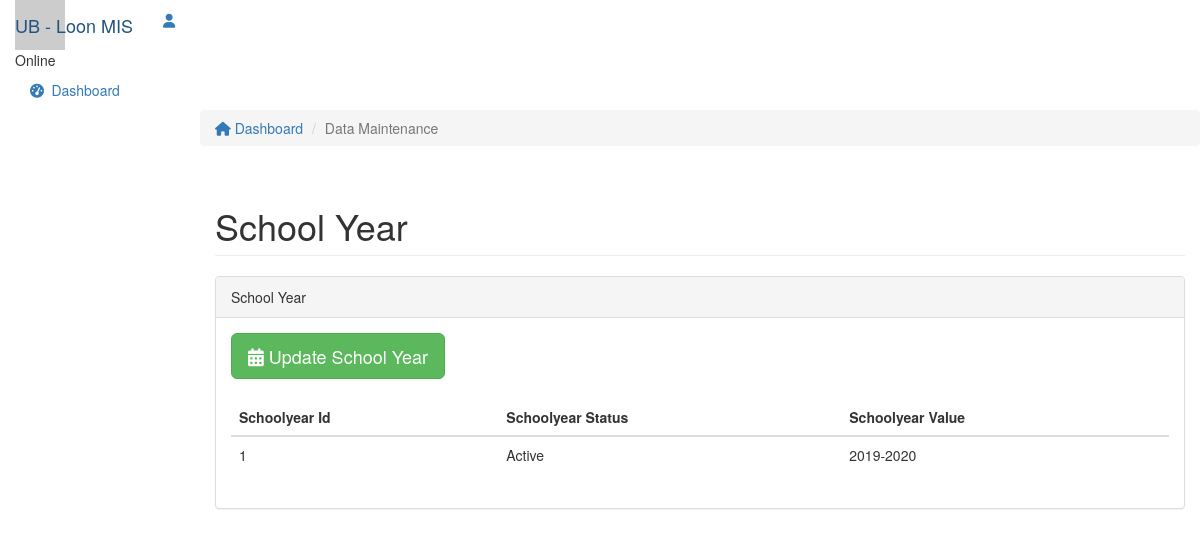
/index.php/school_year, run on the app's committed database.
### tables this page shows
CREATE TABLE `school_year` (
  `schoolyear_id` int(11) NOT NULL,
  `schoolyear_status` int(11) NOT NULL,
  `schoolyear_value` varchar(20) NOT NULL
);

### application/views/layouts/main.php (called while the page is built, shortened)
<?php
$this->load->view('parts/header');
$this->load->view($_view);
?>

### application/controllers/School_year.php (called while the page is built, shortened)
<?php
class School_year extends CI_Controller{
    function __construct()
    {
        $this->load->model('School_year_model');
    }
    function index()
    {
        $data['school_year'] = $this->School_year_model->get_all_school_year();
        $data['page_title'] = 'School Year List';
        $data['_view'] = 'school_year/index';
        $this->load->view('layouts/main',$data);
    }
}

### index.php (called while the page is built, shortened)
<?php
require_once BASEPATH.'core/CodeIgniter.php';

### application/models/School_year_model.php (called while the page is built, shortened)
<?php
class School_year_model extends CI_Model
{
    function get_all_school_year()
    {
        $this->db->order_by('schoolyear_id', 'desc');
        return $this->db->get('school_year')->result_array();
    }
}

### application/views/school_year/index.php (the view, shortened to what this page needs)
<div class="col-sm-9 col-sm-offset-3 col-lg-10 col-lg-offset-2 main">
		<div class="row">
			<ol class="breadcrumb">
				<li><a href="#">
					<em class="fa fa-home"></em> Dashboard
				</a></li>
				<li class="active">Data Maintenance</li>
			</ol>
		</div>
		<div class="row">
			<div class="col-lg-12">
				<h1 class="page-header">School Year</h1>
			</div>
		</div>
		<div class="row">
			<div class="col-lg-12">
				<div class="panel panel-default">
					<div class="panel-heading">School Year</div>
					<div class="panel-body">
						<div class="table-responsive">
							<div>
								<a href="<?php echo base_url('school_year/add'); ?>" class="btn btn-success btn-lg"><i class="fa fa-calendar"></i> Update School Year</a>
							</div>
							<br>
						 <table  class="table table-sy">
						 	<thead>
						    <tr>
								<th>Schoolyear Id</th>
								<th>Schoolyear Status</th>
								<th>Schoolyear Value</th>
						    </tr></thead>
						    <tbody>
							<?php foreach($school_year as $s){ ?>
						    <tr>
								<td><?php echo $s['schoolyear_id']; ?></td>
								<td><?php echo $s['schoolyear_status']==1 ? 'Active' : 'Inactive/Done'; ?></td>
								<td><?php echo $s['schoolyear_value']; ?></td>
						    </tr>
							<?php } ?>
							</tbody>
						</table>
							</div>
						</div>
					</div>
				</div>
			</div>
	</div>

### data on the page
school_year: schoolyear_id "1", schoolyear_status "Active", schoolyear_value "2019-2020"
